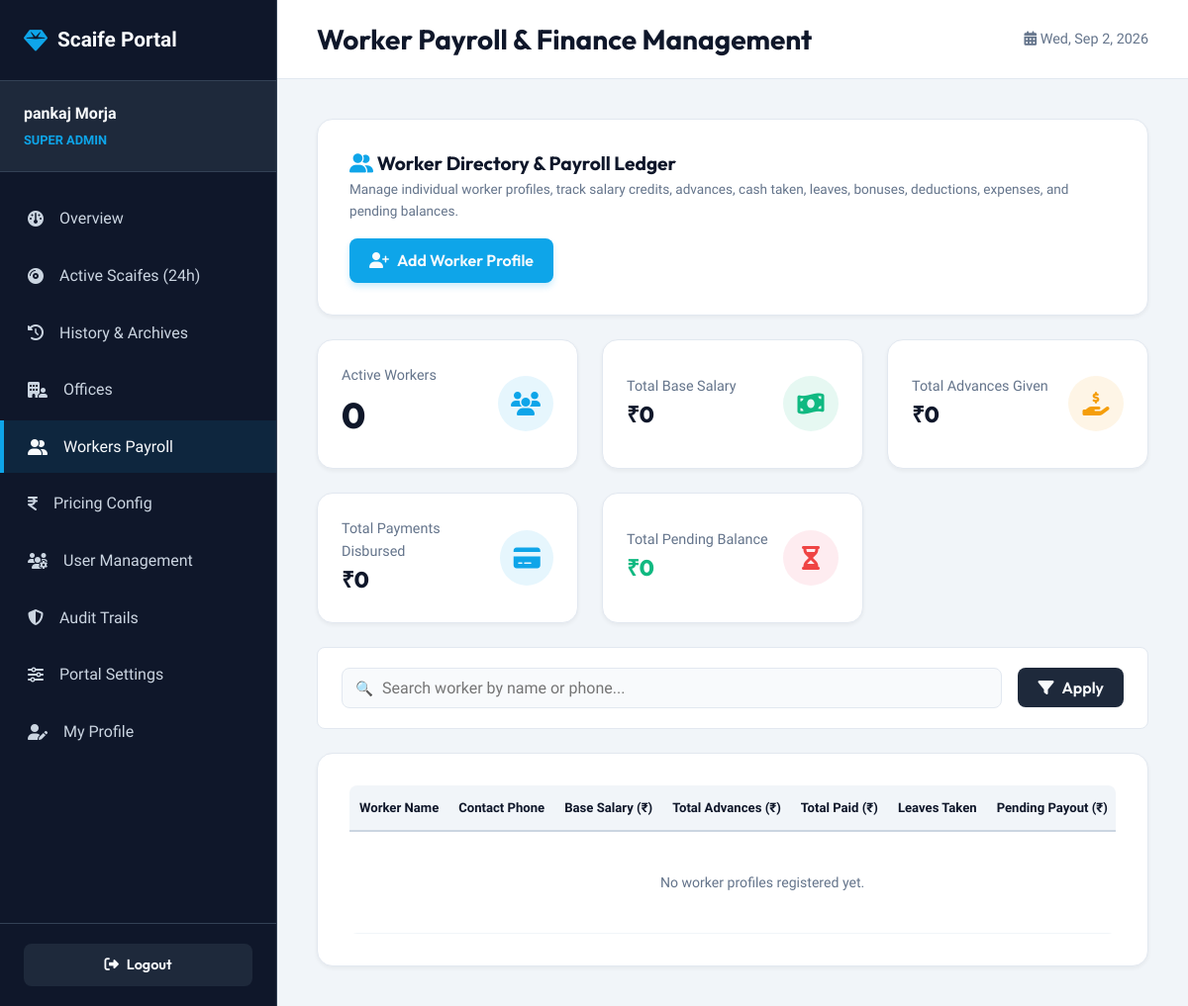
Before: /dashboard/workers/ (signed in) with the older database file.
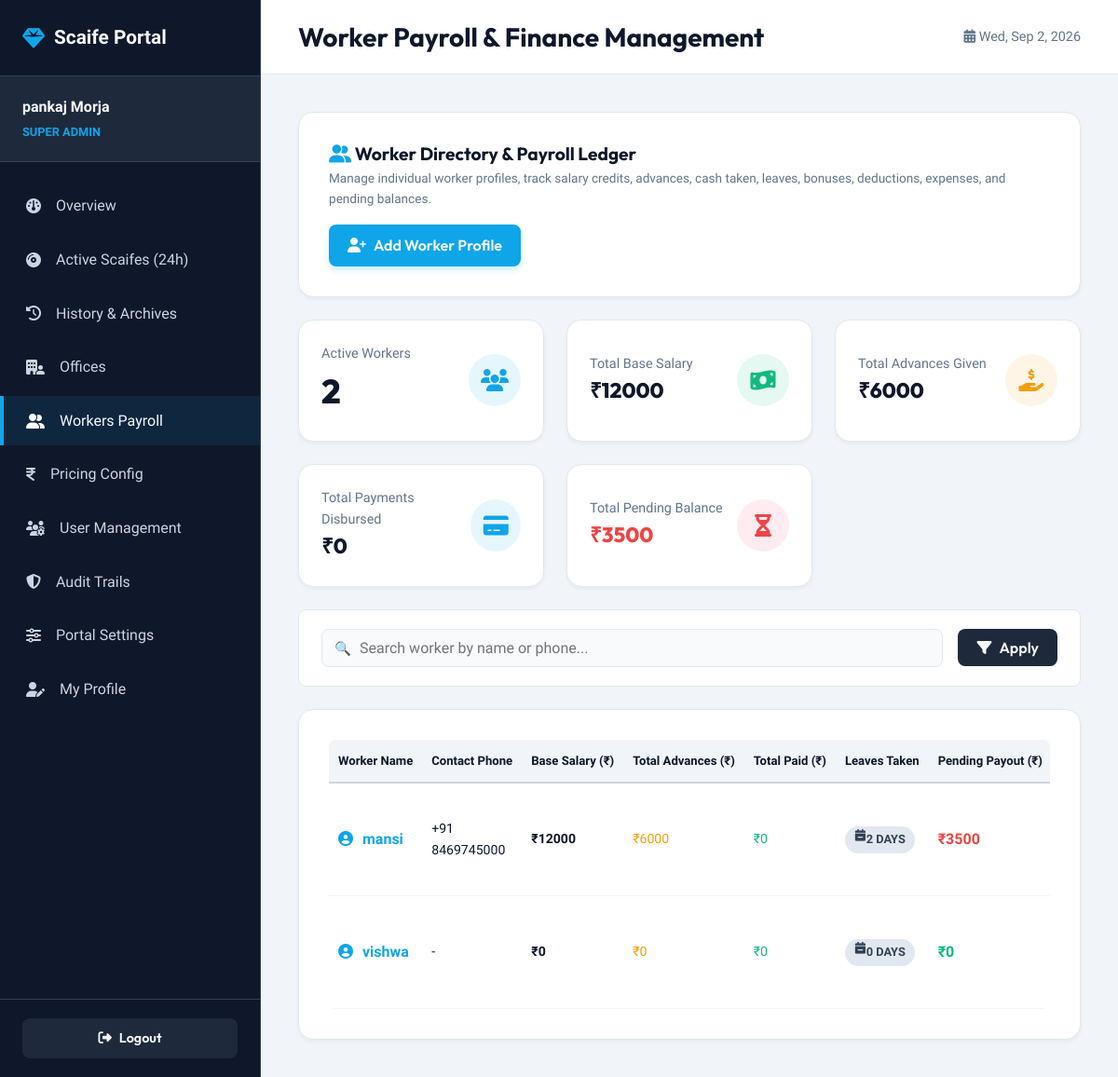
After: the same page with the newer database file.
### core/models.py (models this page shows, shortened)
class UserProfile(models.Model):
    ROLE_CHOICES = [
        ('admin', 'Super Admin'),
        ('manager', 'Office Manager'),
        ('worker', 'Office Worker'),
    ]
    user = models.OneToOneField(User, on_delete=models.CASCADE, related_name='profile')
    role = models.CharField(max_length=20, choices=ROLE_CHOICES, default='worker')
    office = models.ForeignKey(Office, on_delete=models.SET_NULL, null=True, blank=True, related_name='staff')

class WorkerProfile(models.Model):
    name = models.CharField(max_length=100)
    phone = models.CharField(max_length=20, blank=True)
    email = models.EmailField(blank=True)
    office = models.ForeignKey(Office, on_delete=models.SET_NULL, null=True, blank=True, related_name='workers')
    user = models.OneToOneField(User, on_delete=models.SET_NULL, null=True, blank=True, related_name='worker_profile')
    base_salary = models.DecimalField(max_digits=10, decimal_places=2, default=0.00, help_text="Base monthly/per-term salary in INR")
    joining_date = models.DateField(null=True, blank=True)
    notes = models.TextField(blank=True)
    is_active = models.BooleanField(default=True)
    created_at = models.DateTimeField(auto_now_add=True)
    def _sum_entries(self, entry_type):
        from decimal import Decimal
        return sum((e.amount for e in self.financial_entries.filter(entry_type=entry_type)), Decimal('0.00'))
    def total_salary(self):
        from decimal import Decimal
        return Decimal(str(self.base_salary))
    def total_advance(self):      return self._sum_entries('advance')
    def total_cash_taken(self):   return self._sum_entries('cash_taken')
    def total_bonus(self):        return self._sum_entries('bonus')
    def total_deductions(self):   return self._sum_entries('deduction')
    def total_expenses(self):     return self._sum_entries('expense')
    def total_payments(self):     return self._sum_entries('payment')
    def total_leaves(self):
        return sum(e.leave_days for e in self.financial_entries.filter(entry_type='leave'))
    def pending_balance(self):
        earnings = self.total_salary() + self.total_bonus() + self.total_expenses()
        deductions_and_payouts = self.total_advance() + self.total_cash_taken() + self.total_deductions() + self.total_payments()
        return earnings - deductions_and_payouts

class WorkerFinancialEntry(models.Model):
    ENTRY_TYPES = [
        ('advance',   '💵 Advance (એડવાન્સ)'),
        ('cash_taken','🏦 Cash Taken (ઉપાડ)'),
        ('leave',     '📅 Leave (રજા)'),
        ('bonus',     '🎁 Bonus (બોનસ)'),
        ('deduction', '➖ Deduction (કપાત)'),
        ('expense',   '💸 Expense (ખર્ચ)'),
        ('payment',   '💳 Payment (ચુકવણી)'),
    ]
    worker     = models.ForeignKey(WorkerProfile, on_delete=models.CASCADE, related_name='financial_entries')
    entry_type = models.CharField(max_length=20, choices=ENTRY_TYPES)
    amount     = models.DecimalField(max_digits=10, decimal_places=2, default=0.00)
    leave_days = models.IntegerField(default=0, help_text="Number of leave days (only for Leave type)")
    date       = models.DateField(default=timezone.now)
    notes      = models.TextField(blank=True)
    created_by = models.ForeignKey(User, on_delete=models.SET_NULL, null=True, blank=True)
    created_at = models.DateTimeField(auto_now_add=True)
    class Meta:
        ordering = ['-date', '-created_at']

### core/views.py (the view)
    def _wrapped_view_func(request, *args, **kwargs):
        if not request.user.is_authenticated:
            return redirect('login')
        if request.user.profile.role not in ['admin', 'manager']:
            messages.error(request, "Access denied. Manager privileges required.")
            return redirect('overview')
        return view_func(request, *args, **kwargs)

### core/context_processors.py (called while the page is built)
def branding_context(request):
    try:
        settings = BrandingSettings.get_solo()
    except Exception:
        settings = None
    return {'branding': settings}

### core/models.py (called while the page is built)
    @classmethod
    def get_solo(cls):
        obj, created = cls.objects.get_or_create(id=1)
        return obj

### core/views.py (called while the page is built)
def manager_or_admin(view_func):
    def _wrapped_view_func(request, *args, **kwargs):
        if not request.user.is_authenticated:
            return redirect('login')
        if request.user.profile.role not in ['admin', 'manager']:
            messages.error(request, "Access denied. Manager privileges required.")
            return redirect('overview')
        return view_func(request, *args, **kwargs)
    return _wrapped_view_func

### core/templates/dashboard/worker_list.html (shortened to what this page needs)
{% extends 'dashboard/dashboard_base.html' %}
{% block db_page_title %}Worker Payroll & Finance Management{% endblock %}
{% block db_content %}
<div class="db-panel" style="margin-bottom: 24px;">
    <div style="display: flex; justify-content: space-between; align-items: center; flex-wrap: wrap; gap: 16px;">
        <div>
            <h3 style="font-size: 1.2rem;">
                <i class="fa-solid fa-user-group" style="color: var(--clr-primary);"></i>
                Worker Directory & Payroll Ledger
            </h3>
            <p style="color: var(--txt-dark-400); font-size: 0.85rem; margin-top: 4px;">
                Manage individual worker profiles, track salary credits, advances, cash taken, leaves, bonuses, deductions, expenses, and pending balances.
            </p>
        </div>
        <div>
            {% if user.profile.role == 'admin' %}
                <a href="{% url 'worker_create' %}" class="btn btn-primary" style="padding: 10px 20px;">
                    <i class="fa-solid fa-user-plus"></i> Add Worker Profile
                </a>
            {% endif %}
        </div>
    </div>
</div>
<div class="widgets-grid" style="margin-bottom: 24px;">
    <div class="widget-card">
        <div class="widget-details">
            <span>Active Workers</span>
            <div class="widget-value">{{ total_workers_count }}</div>
        </div>
        <div class="widget-icon blue"><i class="fa-solid fa-users"></i></div>
    </div>
    <div class="widget-card">
        <div class="widget-details">
            <span>Total Base Salary</span>
            <div class="widget-value" style="font-size: 1.4rem;">₹{{ grand_total_base_salary|floatformat:0 }}</div>
        </div>
        <div class="widget-icon green"><i class="fa-solid fa-money-bill-wave"></i></div>
    </div>
    <div class="widget-card">
        <div class="widget-details">
            <span>Total Advances Given</span>
            <div class="widget-value" style="font-size: 1.4rem;">₹{{ grand_total_advances|floatformat:0 }}</div>
        </div>
        <div class="widget-icon amber"><i class="fa-solid fa-hand-holding-dollar"></i></div>
    </div>
    <div class="widget-card">
        <div class="widget-details">
            <span>Total Payments Disbursed</span>
            <div class="widget-value" style="font-size: 1.4rem;">₹{{ grand_total_payments|floatformat:0 }}</div>
        </div>
        <div class="widget-icon blue"><i class="fa-solid fa-credit-card"></i></div>
    </div>
    <div class="widget-card">
        <div class="widget-details">
            <span>Total Pending Balance</span>
            <div class="widget-value" style="font-size: 1.4rem; color: {% if grand_total_pending > 0 %}var(--clr-danger){% else %}var(--clr-success){% endif %};">
                ₹{{ grand_total_pending|floatformat:0 }}
            </div>
        </div>
        <div class="widget-icon red"><i class="fa-solid fa-hourglass-half"></i></div>
    </div>
</div>
<form method="GET" action="{% url 'worker_list' %}" class="filter-bar" style="margin-bottom: 24px;">
    <div class="search-input">
        <input type="text" name="q" value="{{ query }}" placeholder="Search worker by name or phone...">
    </div>
    <button type="submit" class="btn btn-dark" style="padding: 10px 20px;"><i class="fa-solid fa-filter"></i> Apply</button>
</form>
<div class="db-panel">
    <div class="table-responsive">
        <table class="db-table">
            <thead>
                <tr>
                    <th>Worker Name</th>
                    <th>Contact Phone</th>
                    <th>Base Salary (₹)</th>
                    <th>Total Advances (₹)</th>
                    <th>Total Paid (₹)</th>
                    <th>Leaves Taken</th>
                    <th>Pending Payout (₹)</th>
                </tr>
            </thead>
            <tbody>
                {% for worker in workers %}
                <tr>
                    <td>
                        <strong style="color: var(--clr-primary); font-size: 1rem;">
                            <i class="fa-solid fa-circle-user" style="margin-right: 6px;"></i> {{ worker.name }}
                        </strong>
                    </td>
                    <td>{{ worker.phone|default:"-" }}</td>
                    <td><strong>₹{{ worker.base_salary|floatformat:0 }}</strong></td>
                    <td><span style="color: var(--clr-warning);">₹{{ worker.total_advance|floatformat:0 }}</span></td>
                    <td><span style="color: var(--clr-success);">₹{{ worker.total_payments|floatformat:0 }}</span></td>
                    <td>
                        <span class="badge badge-received">
                            <i class="fa-solid fa-calendar-minus"></i> {{ worker.total_leaves }} days
                        </span>
                    </td>
                    <td>
                        <strong style="font-size: 1rem; color: {% if worker.pending_balance > 0 %}var(--clr-danger){% else %}var(--clr-success){% endif %};">
                            ₹{{ worker.pending_balance|floatformat:0 }}
                        </strong>
                    </td>
                </tr>
                {% empty %}
                <tr>
                    <td colspan="8" class="text-center" style="padding: 40px; color: var(--txt-dark-400);">
                        No worker profiles registered yet.
                    </td>
                </tr>
                {% endfor %}
            </tbody>
        </table>
    </div>
</div>
{% endblock %}

### core/templates/dashboard/dashboard_base.html (shortened to what this page needs)
{% load static %}
<!DOCTYPE html>
<html lang="en">
<head>
    <link rel="stylesheet" href="{% static 'css/styles.css' %}">
    <link rel="stylesheet" href="https://cdnjs.cloudflare.com/ajax/libs/font-awesome/6.4.0/css/all.min.css">
</head>
<body class="dashboard-wrapper">
    <aside class="db-sidebar">
        <div class="sidebar-header">
            <a href="{% url 'home' %}" style="display: flex; align-items: center; gap: 10px;">
                {% if branding and branding.logo %}
                    <img src="{{ branding.logo.url }}" alt="{{ branding.company_name }}" style="height: 36px; object-fit: contain;">
                {% else %}
                    <i class="fa-solid fa-gem" style="color: var(--clr-primary); font-size: 1.5rem;"></i>
                {% endif %}
                <span class="sidebar-logo-text">Scaife Portal</span>
            </a>
        </div>
        <div class="sidebar-user">
            <span class="user-name">{{ user.first_name }} {{ user.last_name }}</span>
            <span class="user-role">{{ user.profile.get_role_display }}</span>
        </div>
        <ul class="sidebar-menu">
            <li class="sidebar-item {% if request.resolver_match.url_name == 'overview' %}active{% endif %}">
                <a href="{% url 'overview' %}"><i class="fa-solid fa-gauge"></i> Overview</a>
            </li>
            <li class="sidebar-item {% if request.resolver_match.url_name == 'scaife_list' %}active{% endif %}">
                <a href="{% url 'scaife_list' %}"><i class="fa-solid fa-compact-disc"></i> Active Scaifes (24h)</a>
            </li>
            <li class="sidebar-item {% if request.resolver_match.url_name == 'scaife_history' %}active{% endif %}">
                <a href="{% url 'scaife_history' %}"><i class="fa-solid fa-clock-rotate-left"></i> History & Archives</a>
            </li>
            {% if user.profile.role == 'admin' %}
                <li class="sidebar-item {% if 'offices' in request.path %}active{% endif %}">
                    <a href="{% url 'office_list' %}"><i class="fa-solid fa-building-user"></i> Offices</a>
                </li>
                <li class="sidebar-item {% if 'workers' in request.path %}active{% endif %}">
                    <a href="{% url 'worker_list' %}"><i class="fa-solid fa-user-group"></i> Workers Payroll</a>
                </li>
                <li class="sidebar-item {% if 'pricing' in request.path %}active{% endif %}">
                    <a href="{% url 'pricing_edit' %}"><i class="fa-solid fa-indian-rupee-sign"></i> Pricing Config</a>
                </li>
                <li class="sidebar-item {% if 'users' in request.path %}active{% endif %}">
                    <a href="{% url 'user_list' %}"><i class="fa-solid fa-users-gear"></i> User Management</a>
                </li>
                <li class="sidebar-item {% if 'logs' in request.path %}active{% endif %}">
                    <a href="{% url 'activity_logs' %}"><i class="fa-solid fa-shield-halved"></i> Audit Trails</a>
                </li>
                <li class="sidebar-item {% if 'settings' in request.path and 'profile' not in request.path %}active{% endif %}">
                    <a href="{% url 'settings_edit' %}"><i class="fa-solid fa-sliders"></i> Portal Settings</a>
                </li>
            {% endif %}
            <li class="sidebar-item {% if 'profile' in request.path %}active{% endif %}">
                <a href="{% url 'profile_edit' %}"><i class="fa-solid fa-user-pen"></i> My Profile</a>
            </li>
        </ul>
        <div class="sidebar-footer">
            <a href="{% url 'logout' %}" class="btn btn-dark" style="width: 100%; font-size: 0.9rem; padding: 10px;">
                <i class="fa-solid fa-right-from-bracket"></i> Logout
            </a>
        </div>
    </aside>
    <div class="db-main">
        <header class="db-header">
            <div style="display: flex; align-items: center; gap: 16px;">
                <div class="db-title">
                    <h1>{% block db_page_title %}Overview{% endblock %}</h1>
                </div>
            </div>
            <div class="db-header-actions">
                <span style="font-size: 0.9rem; color: var(--txt-dark-400);">
                    <i class="fa-solid fa-calendar-days"></i> <span id="current-date"></span>
                </span>
            </div>
        </header>
        <main class="db-content">
            {% block db_content %}{% endblock %}
        </main>
    </div>
</body>
</html>

Changed rows visible on the page:
added WorkerProfile: name "mansi", phone "+91 8469745000", base_salary "12000", total_advance "6000", total_payments "0", total_leaves "2", pending_balance "3500"
added WorkerProfile: name "vishwa", phone "-", base_salary "0", total_advance "0", total_payments "0", total_leaves "0", pending_balance "0"
Other visible differences:
{{ total_workers_count }}: "0" → "2"
{{ grand_total_base_salary|floatformat:0 }}: "0" → "12000"
{{ grand_total_advances|floatformat:0 }}: "0" → "6000"
{{ grand_total_pending|floatformat:0 }}: "0" → "3500"
text no longer shown: "No worker profiles registered yet."
